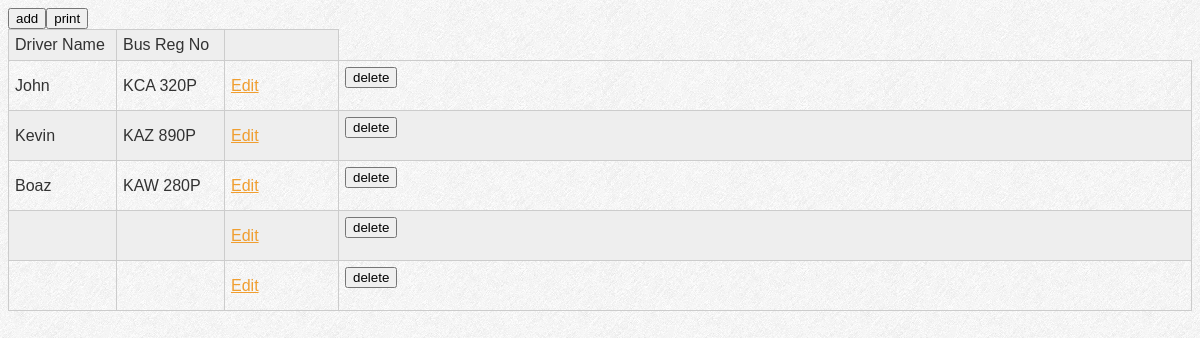
Screenshot of /edriv.php (signed in) with the database file from the repository.
### tables this page shows
CREATE TABLE IF NOT EXISTS `drivers` (
  `ID` int(11) NOT NULL AUTO_INCREMENT,
  `DRIVER` varchar(30) DEFAULT NULL,
  `BUS_REG` varchar(30) DEFAULT NULL,
  PRIMARY KEY (`ID`)
);

### edriv.php (the view, shortened to what this page needs)
<?php
		 if(isset($_SESSION['id'])){
		 $query1 = mysql_query("select min(id) as min from bus");
		  $row = mysql_fetch_assoc($query1);
		  $min = $row['min'];
		 ?>
<link rel="stylesheet" href="css/style.css" type="text/css" media="all">
<table width="650" height="62" align="center">
<tr align="center"><td width="95">Driver Name</td><td width="95">Bus Reg No</td><td width="101">&nbsp;</td></tr>
       <?php
		 for($pe=$min;$pe<=5;$pe++){
		 $sql1= mysql_query("select * from drivers where ID='$pe'");
		 $r1=mysql_fetch_array($sql1);
		$id= $r1['ID'];
	    $bus_reg = $r1['BUS_REG'];
	    $name = $r1['DRIVER'];
		?>
		 <tr align="center"><td><?php echo $name;?></td><td><?php echo $bus_reg;?></td><td><a href="edit.php?page=2&id=<?php echo $id ?>">Edit</a></td>
		 <td><form method="post" action="delete.php?page=2&id=<?php echo $id?>"><button type="submit" name="delete" > delete</button>  </form></td></tr>
     <?php }
	 }
	 ?>		 <form method="post" action="addelement.php?page=2"><button type="submit" name="addel" > add</button>  </form>
                  <form align="bottom" method="post" action="javascript:window.print()"><button type="submit" name="print"  > print</button>  </form>

### css/style.css (style rules this page uses)
a { color:#f09e2f;text-decoration:underline;outline:none }
table { width: 100%; border-collapse: collapse; }
tr:nth-of-type(odd) { background: #eee; }
td, th { padding: 6px; border: 1px solid #ccc; text-align: left; }

### rows the page displays
drivers: DRIVER "John", BUS_REG "KCA 320P"
drivers: DRIVER "Kevin", BUS_REG "KAZ 890P"
drivers: DRIVER "Boaz", BUS_REG "KAW 280P"
